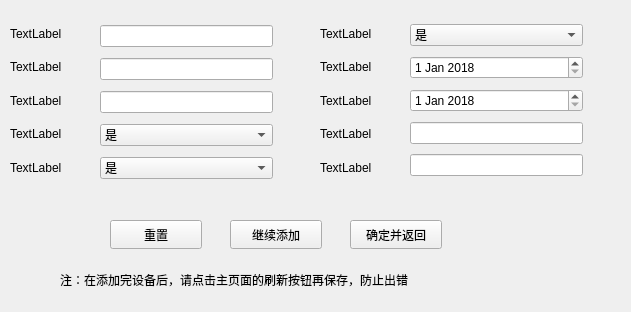
<?xml version="1.0" encoding="UTF-8"?>
<ui version="4.0">
 <class>AddInfo</class>
 <widget class="QWidget" name="AddInfo">
  <property name="geometry">
   <rect>
    <x>0</x>
    <y>0</y>
    <width>631</width>
    <height>312</height>
   </rect>
  </property>
  <property name="windowTitle">
   <string>Form</string>
  </property>
  <property name="windowIcon">
   <iconset>
    <normaloff>file/icon.png</normaloff>file/icon.png</iconset>
  </property>
  <widget class="QPushButton" name="Reset">
   <property name="geometry">
    <rect>
     <x>110</x>
     <y>220</y>
     <width>92</width>
     <height>29</height>
    </rect>
   </property>
   <property name="text">
    <string>重置</string>
   </property>
   <property name="autoDefault">
    <bool>true</bool>
   </property>
  </widget>
  <widget class="QPushButton" name="WriteOk">
   <property name="geometry">
    <rect>
     <x>350</x>
     <y>220</y>
     <width>92</width>
     <height>29</height>
    </rect>
   </property>
   <property name="text">
    <string>确定并返回</string>
   </property>
   <property name="autoDefault">
    <bool>true</bool>
   </property>
  </widget>
  <widget class="QPushButton" name="AddNew">
   <property name="geometry">
    <rect>
     <x>230</x>
     <y>220</y>
     <width>92</width>
     <height>29</height>
    </rect>
   </property>
   <property name="text">
    <string>继续添加</string>
   </property>
   <property name="autoDefault">
    <bool>true</bool>
   </property>
  </widget>
  <widget class="QWidget" name="layoutWidget">
   <property name="geometry">
    <rect>
     <x>100</x>
     <y>20</y>
     <width>173</width>
     <height>165</height>
    </rect>
   </property>
   <layout class="QVBoxLayout" name="verticalLayout_4">
    <item>
     <widget class="QLineEdit" name="lineEdit_1"/>
    </item>
    <item>
     <widget class="QLineEdit" name="lineEdit_2"/>
    </item>
    <item>
     <widget class="QLineEdit" name="lineEdit_3"/>
    </item>
    <item>
     <widget class="QComboBox" name="comboBox_4">
      <item>
       <property name="text">
        <string>是</string>
       </property>
      </item>
      <item>
       <property name="text">
        <string>否</string>
       </property>
      </item>
     </widget>
    </item>
    <item>
     <widget class="QComboBox" name="comboBox_5">
      <item>
       <property name="text">
        <string>是</string>
       </property>
      </item>
      <item>
       <property name="text">
        <string>否</string>
       </property>
      </item>
     </widget>
    </item>
   </layout>
  </widget>
  <widget class="QWidget" name="layoutWidget">
   <property name="geometry">
    <rect>
     <x>410</x>
     <y>20</y>
     <width>173</width>
     <height>165</height>
    </rect>
   </property>
   <layout class="QVBoxLayout" name="verticalLayout">
    <item>
     <widget class="QComboBox" name="comboBox_6">
      <item>
       <property name="text">
        <string>是</string>
       </property>
      </item>
      <item>
       <property name="text">
        <string>否</string>
       </property>
      </item>
     </widget>
    </item>
    <item>
     <widget class="QDateEdit" name="dateEdit_7">
      <property name="dateTime">
       <datetime>
        <hour>0</hour>
        <minute>0</minute>
        <second>0</second>
        <year>2018</year>
        <month>1</month>
        <day>1</day>
       </datetime>
      </property>
     </widget>
    </item>
    <item>
     <widget class="QDateEdit" name="dateEdit_8">
      <property name="dateTime">
       <datetime>
        <hour>0</hour>
        <minute>0</minute>
        <second>0</second>
        <year>2018</year>
        <month>1</month>
        <day>1</day>
       </datetime>
      </property>
     </widget>
    </item>
    <item>
     <widget class="QLineEdit" name="lineEdit_9"/>
    </item>
    <item>
     <widget class="QLineEdit" name="lineEdit_10"/>
    </item>
   </layout>
  </widget>
  <widget class="QWidget" name="layoutWidget">
   <property name="geometry">
    <rect>
     <x>320</x>
     <y>20</y>
     <width>91</width>
     <height>161</height>
    </rect>
   </property>
   <layout class="QVBoxLayout" name="verticalLayout_2">
    <item>
     <widget class="QLabel" name="label_6">
      <property name="text">
       <string>TextLabel</string>
      </property>
     </widget>
    </item>
    <item>
     <widget class="QLabel" name="label_7">
      <property name="text">
       <string>TextLabel</string>
      </property>
     </widget>
    </item>
    <item>
     <widget class="QLabel" name="label_8">
      <property name="text">
       <string>TextLabel</string>
      </property>
     </widget>
    </item>
    <item>
     <widget class="QLabel" name="label_9">
      <property name="text">
       <string>TextLabel</string>
      </property>
     </widget>
    </item>
    <item>
     <widget class="QLabel" name="label_10">
      <property name="text">
       <string>TextLabel</string>
      </property>
     </widget>
    </item>
   </layout>
  </widget>
  <widget class="QWidget" name="layoutWidget">
   <property name="geometry">
    <rect>
     <x>10</x>
     <y>20</y>
     <width>91</width>
     <height>161</height>
    </rect>
   </property>
   <layout class="QVBoxLayout" name="verticalLayout_3">
    <item>
     <widget class="QLabel" name="label_1">
      <property name="text">
       <string>TextLabel</string>
      </property>
     </widget>
    </item>
    <item>
     <widget class="QLabel" name="label_2">
      <property name="text">
       <string>TextLabel</string>
      </property>
     </widget>
    </item>
    <item>
     <widget class="QLabel" name="label_3">
      <property name="text">
       <string>TextLabel</string>
      </property>
     </widget>
    </item>
    <item>
     <widget class="QLabel" name="label_4">
      <property name="text">
       <string>TextLabel</string>
      </property>
     </widget>
    </item>
    <item>
     <widget class="QLabel" name="label_5">
      <property name="text">
       <string>TextLabel</string>
      </property>
     </widget>
    </item>
   </layout>
  </widget>
  <widget class="QLabel" name="label">
   <property name="geometry">
    <rect>
     <x>60</x>
     <y>270</y>
     <width>461</width>
     <height>20</height>
    </rect>
   </property>
   <property name="text">
    <string>注：在添加完设备后，请点击主页面的刷新按钮再保存，防止出错</string>
   </property>
  </widget>
 </widget>
 <resources/>
 <connections/>
</ui>
